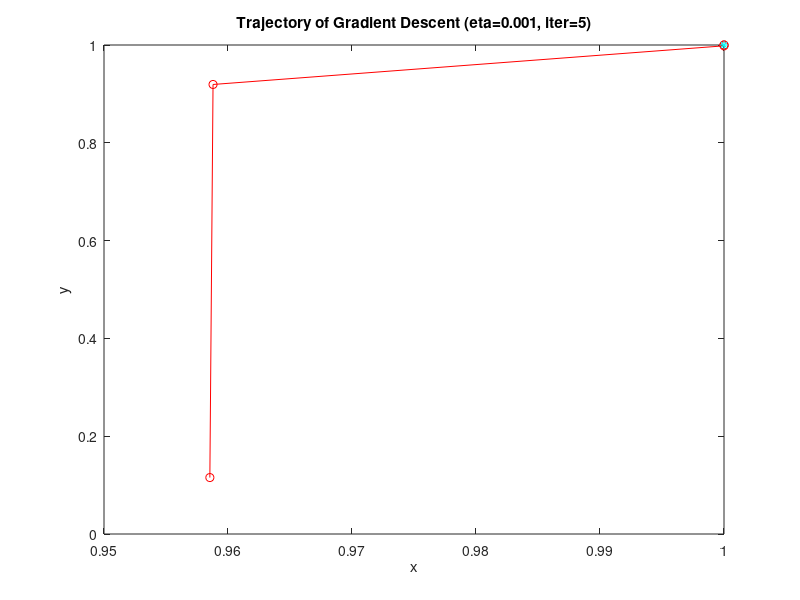
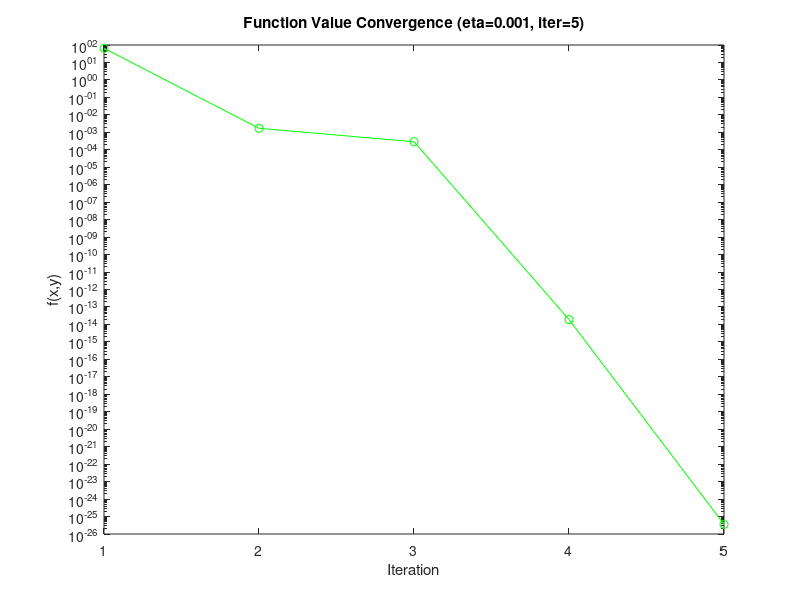

These charts were generated, in order, by the following MATLAB code:
clc
clear
close all

eta = 0.001; % learning rate
w = [rand(); rand()];
max_iter = 100;
tol = 1e-8;
trajectory = zeros(2, max_iter);
f_values = zeros(1, max_iter);

for iter = 1:max_iter
    x = w(1); y = w(2);
    grad = [-2*(1 - x) - 400*x*(y - x^2); 200*(y - x^2)];
    H = [2 + 400*(3*x^2-y), -400*x; 
         -400*x, 200]; % Hessian Matrix
    delta_w = -inv(H) * grad;
    w_new = w + delta_w;

    trajectory(:, iter) = w;
    f_values(iter) = (1 - x)^2 + 100*(y - x^2)^2;

    if norm(delta_w) < tol
    % if f_values(iter) < tol
        break;
    end
    w = w_new;
end

% Plot
fig1=figure;
plot(trajectory(1, 1:iter), trajectory(2, 1:iter), 'ro-');
hold on;
plot(1, 1, 'c*');  %(1,1) is the global minimum point
title(sprintf('Trajectory of Gradient Descent (eta=%.3f, iter=%d)',eta, iter));
xlabel('x'); ylabel('y');
hold off;
saveas(fig1,'Traj_eta0.001.png');

fig2=figure;
semilogy(f_values(1:iter),'go-');
title(sprintf('Function Value Convergence (eta=%.3f, iter=%d)',eta, iter));
xlabel('Iteration'); ylabel('f(x,y)');
saveas(fig2,'Func_value_eta0.001.png');


% 大学习率测试（η=1.0时发散）
